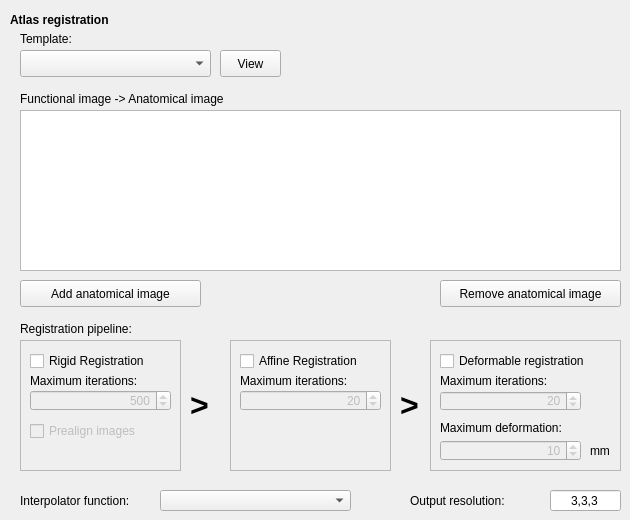
   <widget class="QWidget" name="tab_reg_settings">
    <property name="accessibleName">
     <string/>
    </property>
    <attribute name="title">
     <string>Registration Settings</string>
    </attribute>
    <widget class="QLabel" name="l_atlas_registration">
     <property name="geometry">
      <rect>
       <x>10</x>
       <y>10</y>
       <width>151</width>
       <height>21</height>
      </rect>
     </property>
     <property name="text">
      <string>&lt;!DOCTYPE HTML PUBLIC &quot;-//W3C//DTD HTML 4.0//EN&quot; &quot;http://www.w3.org/TR/REC-html40/strict.dtd&quot;&gt;
&lt;html&gt;&lt;head&gt;&lt;meta name=&quot;qrichtext&quot; content=&quot;1&quot; /&gt;&lt;style type=&quot;text/css&quot;&gt;
p, li { white-space: pre-wrap; }
&lt;/style&gt;&lt;/head&gt;&lt;body style=&quot; font-family:'Sans'; font-size:10pt; font-weight:400; font-style:normal;&quot;&gt;
&lt;p style=&quot; margin-top:0px; margin-bottom:0px; margin-left:0px; margin-right:0px; -qt-block-indent:0; text-indent:0px;&quot;&gt;&lt;span style=&quot; font-size:9pt; font-weight:600;&quot;&gt;Atlas registration&lt;/span&gt;&lt;/p&gt;&lt;/body&gt;&lt;/html&gt;</string>
     </property>
    </widget>
    <widget class="QLabel" name="l_template">
     <property name="geometry">
      <rect>
       <x>20</x>
       <y>30</y>
       <width>71</width>
       <height>17</height>
      </rect>
     </property>
     <property name="text">
      <string>Template:</string>
     </property>
    </widget>
    <widget class="QComboBox" name="comboBox_template">
     <property name="geometry">
      <rect>
       <x>20</x>
       <y>50</y>
       <width>191</width>
       <height>27</height>
      </rect>
     </property>
    </widget>
    <widget class="QPushButton" name="b_view">
     <property name="geometry">
      <rect>
       <x>220</x>
       <y>50</y>
       <width>61</width>
       <height>27</height>
      </rect>
     </property>
     <property name="text">
      <string>View</string>
     </property>
    </widget>
    <widget class="QLabel" name="l_functional_anatomical_image">
     <property name="geometry">
      <rect>
       <x>20</x>
       <y>90</y>
       <width>251</width>
       <height>17</height>
      </rect>
     </property>
     <property name="text">
      <string>Functional image -&gt; Anatomical image</string>
     </property>
    </widget>
    <widget class="QListWidget" name="lw_functional_anatomical_image">
     <property name="geometry">
      <rect>
       <x>20</x>
       <y>110</y>
       <width>601</width>
       <height>161</height>
      </rect>
     </property>
    </widget>
    <widget class="QPushButton" name="b_remove_anatomical_image">
     <property name="geometry">
      <rect>
       <x>440</x>
       <y>280</y>
       <width>181</width>
       <height>27</height>
      </rect>
     </property>
     <property name="text">
      <string>Remove anatomical image</string>
     </property>
    </widget>
    <widget class="QPushButton" name="b_add_anatomical_image">
     <property name="geometry">
      <rect>
       <x>20</x>
       <y>280</y>
       <width>181</width>
       <height>27</height>
      </rect>
     </property>
     <property name="text">
      <string>Add anatomical image</string>
     </property>
    </widget>
    <widget class="QLabel" name="l_registration_pipeline">
     <property name="geometry">
      <rect>
       <x>20</x>
       <y>320</y>
       <width>141</width>
       <height>17</height>
      </rect>
     </property>
     <property name="text">
      <string>Registration pipeline:</string>
     </property>
    </widget>
    <widget class="QComboBox" name="comboBox_interpol_func">
     <property name="geometry">
      <rect>
       <x>160</x>
       <y>490</y>
       <width>191</width>
       <height>21</height>
      </rect>
     </property>
    </widget>
    <widget class="QLabel" name="l_interpolator_function">
     <property name="geometry">
      <rect>
       <x>20</x>
       <y>490</y>
       <width>141</width>
       <height>21</height>
      </rect>
     </property>
     <property name="text">
      <string>Interpolator function:</string>
     </property>
    </widget>
    <widget class="QLabel" name="l_output_resolution">
     <property name="geometry">
      <rect>
       <x>410</x>
       <y>490</y>
       <width>121</width>
       <height>21</height>
      </rect>
     </property>
     <property name="text">
      <string>Output resolution:</string>
     </property>
    </widget>
    <widget class="QLineEdit" name="le_output_resolution">
     <property name="geometry">
      <rect>
       <x>550</x>
       <y>490</y>
       <width>71</width>
       <height>21</height>
      </rect>
     </property>
     <property name="text">
      <string>3,3,3</string>
     </property>
     <property name="alignment">
      <set>Qt::AlignCenter</set>
     </property>
    </widget>
    <widget class="QFrame" name="fr_reg_pipe_1">
     <property name="geometry">
      <rect>
       <x>20</x>
       <y>340</y>
       <width>161</width>
       <height>131</height>
      </rect>
     </property>
     <property name="frameShape">
      <enum>QFrame::StyledPanel</enum>
     </property>
     <property name="frameShadow">
      <enum>QFrame::Raised</enum>
     </property>
     <widget class="QCheckBox" name="cb_rigid_registration">
      <property name="geometry">
       <rect>
        <x>10</x>
        <y>10</y>
        <width>141</width>
        <height>22</height>
       </rect>
      </property>
      <property name="text">
       <string>Rigid Registration</string>
      </property>
     </widget>
     <widget class="QLabel" name="l_max_iterations_p1">
      <property name="geometry">
       <rect>
        <x>10</x>
        <y>30</y>
        <width>141</width>
        <height>21</height>
       </rect>
      </property>
      <property name="text">
       <string>Maximum iterations:</string>
      </property>
     </widget>
     <widget class="QSpinBox" name="sb_max_iterations_p1">
      <property name="enabled">
       <bool>false</bool>
      </property>
      <property name="geometry">
       <rect>
        <x>10</x>
        <y>50</y>
        <width>141</width>
        <height>21</height>
       </rect>
      </property>
      <property name="alignment">
       <set>Qt::AlignRight|Qt::AlignTrailing|Qt::AlignVCenter</set>
      </property>
      <property name="maximum">
       <number>1000</number>
      </property>
      <property name="value">
       <number>500</number>
      </property>
     </widget>
     <widget class="QCheckBox" name="cb_prealign_images">
      <property name="enabled">
       <bool>false</bool>
      </property>
      <property name="geometry">
       <rect>
        <x>10</x>
        <y>80</y>
        <width>141</width>
        <height>22</height>
       </rect>
      </property>
      <property name="text">
       <string>Prealign images</string>
      </property>
     </widget>
    </widget>
    <widget class="QFrame" name="fr_reg_pipe_2">
     <property name="geometry">
      <rect>
       <x>230</x>
       <y>340</y>
       <width>161</width>
       <height>131</height>
      </rect>
     </property>
     <property name="frameShape">
      <enum>QFrame::StyledPanel</enum>
     </property>
     <property name="frameShadow">
      <enum>QFrame::Raised</enum>
     </property>
     <widget class="QCheckBox" name="cb_affine_registration">
      <property name="geometry">
       <rect>
        <x>10</x>
        <y>10</y>
        <width>141</width>
        <height>22</height>
       </rect>
      </property>
      <property name="text">
       <string>Affine Registration</string>
      </property>
     </widget>
     <widget class="QLabel" name="l_max_iterations_p2">
      <property name="geometry">
       <rect>
        <x>10</x>
        <y>30</y>
        <width>141</width>
        <height>21</height>
       </rect>
      </property>
      <property name="text">
       <string>Maximum iterations:</string>
      </property>
     </widget>
     <widget class="QSpinBox" name="sb_max_iterations_p2">
      <property name="enabled">
       <bool>false</bool>
      </property>
      <property name="geometry">
       <rect>
        <x>10</x>
        <y>50</y>
        <width>141</width>
        <height>21</height>
       </rect>
      </property>
      <property name="alignment">
       <set>Qt::AlignRight|Qt::AlignTrailing|Qt::AlignVCenter</set>
      </property>
      <property name="maximum">
       <number>1000</number>
      </property>
      <property name="value">
       <number>20</number>
      </property>
     </widget>
    </widget>
    <widget class="QFrame" name="fr_reg_pipe_3">
     <property name="geometry">
      <rect>
       <x>430</x>
       <y>340</y>
       <width>191</width>
       <height>131</height>
      </rect>
     </property>
     <property name="frameShape">
      <enum>QFrame::StyledPanel</enum>
     </property>
     <property name="frameShadow">
      <enum>QFrame::Raised</enum>
     </property>
     <widget class="QCheckBox" name="cb_deformable_registration">
      <property name="geometry">
       <rect>
        <x>10</x>
        <y>10</y>
        <width>181</width>
        <height>22</height>
       </rect>
      </property>
      <property name="text">
       <string>Deformable registration</string>
      </property>
     </widget>
     <widget class="QLabel" name="l_max_iterations_p3">
      <property name="geometry">
       <rect>
        <x>10</x>
        <y>31</y>
        <width>141</width>
        <height>20</height>
       </rect>
      </property>
      <property name="text">
       <string>Maximum iterations:</string>
      </property>
     </widget>
     <widget class="QSpinBox" name="sb_max_iterations_p3">
      <property name="enabled">
       <bool>false</bool>
      </property>
      <property name="geometry">
       <rect>
        <x>10</x>
        <y>51</y>
        <width>141</width>
        <height>20</height>
       </rect>
      </property>
      <property name="alignment">
       <set>Qt::AlignRight|Qt::AlignTrailing|Qt::AlignVCenter</set>
      </property>
      <property name="maximum">
       <number>1000</number>
      </property>
      <property name="value">
       <number>20</number>
      </property>
     </widget>
     <widget class="QSpinBox" name="sb_max_deformation">
      <property name="enabled">
       <bool>false</bool>
      </property>
      <property name="geometry">
       <rect>
        <x>10</x>
        <y>100</y>
        <width>141</width>
        <height>21</height>
       </rect>
      </property>
      <property name="alignment">
       <set>Qt::AlignRight|Qt::AlignTrailing|Qt::AlignVCenter</set>
      </property>
      <property name="maximum">
       <number>1000</number>
      </property>
      <property name="value">
       <number>10</number>
      </property>
     </widget>
     <widget class="QLabel" name="l_max_deformation">
      <property name="geometry">
       <rect>
        <x>10</x>
        <y>80</y>
        <width>161</width>
        <height>16</height>
       </rect>
      </property>
      <property name="text">
       <string>Maximum deformation:</string>
      </property>
     </widget>
     <widget class="QLabel" name="l_max_deformation_mm">
      <property name="geometry">
       <rect>
        <x>160</x>
        <y>100</y>
        <width>31</width>
        <height>21</height>
       </rect>
      </property>
      <property name="text">
       <string>mm</string>
      </property>
     </widget>
    </widget>
    <widget class="QLabel" name="l_next1">
     <property name="geometry">
      <rect>
       <x>190</x>
       <y>340</y>
       <width>31</width>
       <height>131</height>
      </rect>
     </property>
     <property name="text">
      <string>&lt;!DOCTYPE HTML PUBLIC &quot;-//W3C//DTD HTML 4.0//EN&quot; &quot;http://www.w3.org/TR/REC-html40/strict.dtd&quot;&gt;
&lt;html&gt;&lt;head&gt;&lt;meta name=&quot;qrichtext&quot; content=&quot;1&quot; /&gt;&lt;style type=&quot;text/css&quot;&gt;
p, li { white-space: pre-wrap; }
&lt;/style&gt;&lt;/head&gt;&lt;body style=&quot; font-family:'Sans'; font-size:10pt; font-weight:400; font-style:normal;&quot;&gt;
&lt;p style=&quot; margin-top:0px; margin-bottom:0px; margin-left:0px; margin-right:0px; -qt-block-indent:0; text-indent:0px;&quot;&gt;&lt;span style=&quot; font-size:24pt; font-weight:600;&quot;&gt;&amp;gt;&lt;/span&gt;&lt;/p&gt;&lt;/body&gt;&lt;/html&gt;</string>
     </property>
    </widget>
    <widget class="QLabel" name="l_next2">
     <property name="geometry">
      <rect>
       <x>400</x>
       <y>340</y>
       <width>31</width>
       <height>131</height>
      </rect>
     </property>
     <property name="text">
      <string>&lt;!DOCTYPE HTML PUBLIC &quot;-//W3C//DTD HTML 4.0//EN&quot; &quot;http://www.w3.org/TR/REC-html40/strict.dtd&quot;&gt;
&lt;html&gt;&lt;head&gt;&lt;meta name=&quot;qrichtext&quot; content=&quot;1&quot; /&gt;&lt;style type=&quot;text/css&quot;&gt;
p, li { white-space: pre-wrap; }
&lt;/style&gt;&lt;/head&gt;&lt;body style=&quot; font-family:'Sans'; font-size:10pt; font-weight:400; font-style:normal;&quot;&gt;
&lt;p style=&quot; margin-top:0px; margin-bottom:0px; margin-left:0px; margin-right:0px; -qt-block-indent:0; text-indent:0px;&quot;&gt;&lt;span style=&quot; font-size:24pt; font-weight:600;&quot;&gt;&amp;gt;&lt;/span&gt;&lt;/p&gt;&lt;/body&gt;&lt;/html&gt;</string>
     </property>
    </widget>
   </widget>
